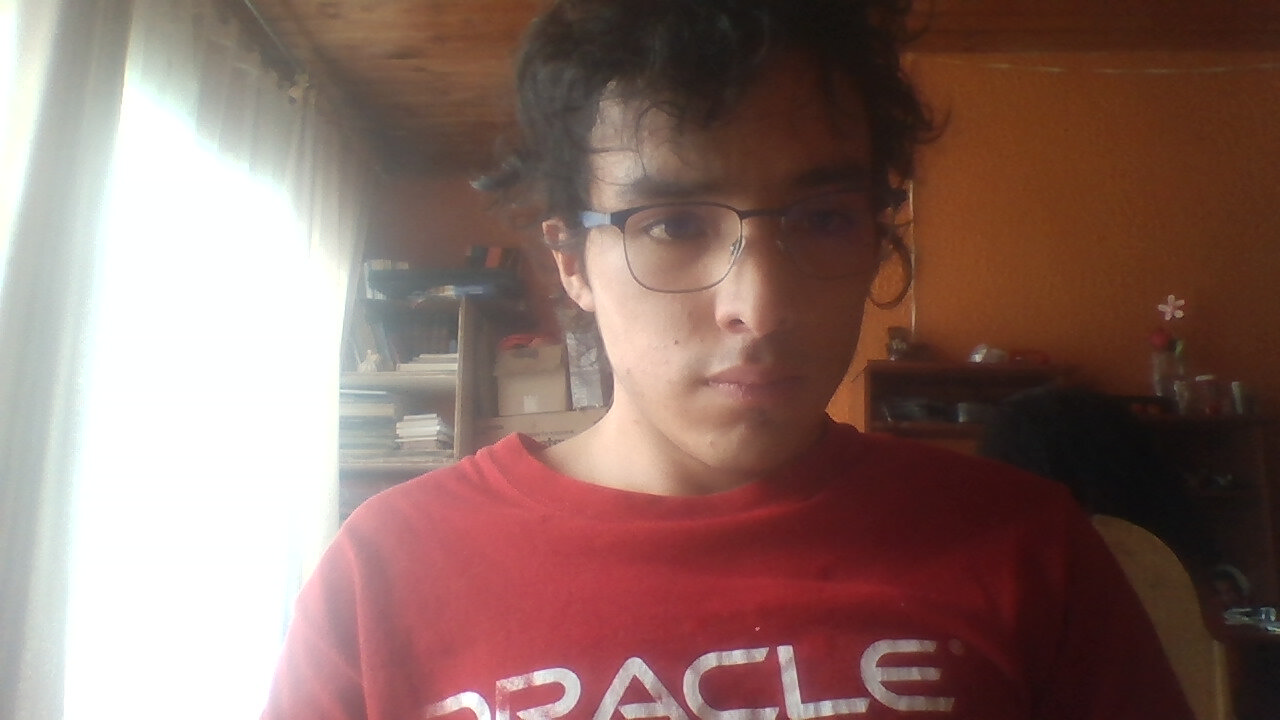
//> input picture cpp-process/assets/person.jpg, 1280 x 720 px
$ ./canny   (built with g++ and OpenCV 4)
//> lines starting //> are read from the running program, lines starting //| are printed output that depends on the picture
#include "opencv2/imgproc/imgproc.hpp"
#include "opencv2/highgui/highgui.hpp"
#include <bits/stdc++.h>
#include <string>

using namespace cv;

Mat src, src_gray;
Mat dst, detected_edges;

int edgeThresh = 1;
int lowThreshold;
int const max_lowThreshold = 100;
int ratio = 3;
int kernel_size = 3;
char* window_name = "Edge Map";

void CannyThreshold(int, void*){
  // Reduce noise with a kernel 3x3
  blur( src_gray, detected_edges, Size(3,3) );
  /// Canny detector
  Canny( detected_edges, detected_edges, lowThreshold, lowThreshold*ratio, kernel_size );
  /// Using Canny's output as a mask, we display our result
  dst = Scalar::all(0);
  src.copyTo( dst, detected_edges);
  imshow( window_name, dst );
}

int main( int argc, char** argv ){
  src = imread("../assets/person.jpg");
//> src is the input picture: 720 rows x 1280 cols, CV_8UC3; mean B, G, R 102.4, 109.1, 138.5
  if( !src.data )return -1;
  dst.create( src.size(), src.type() );
  cvtColor( src, src_gray, CV_BGR2GRAY );
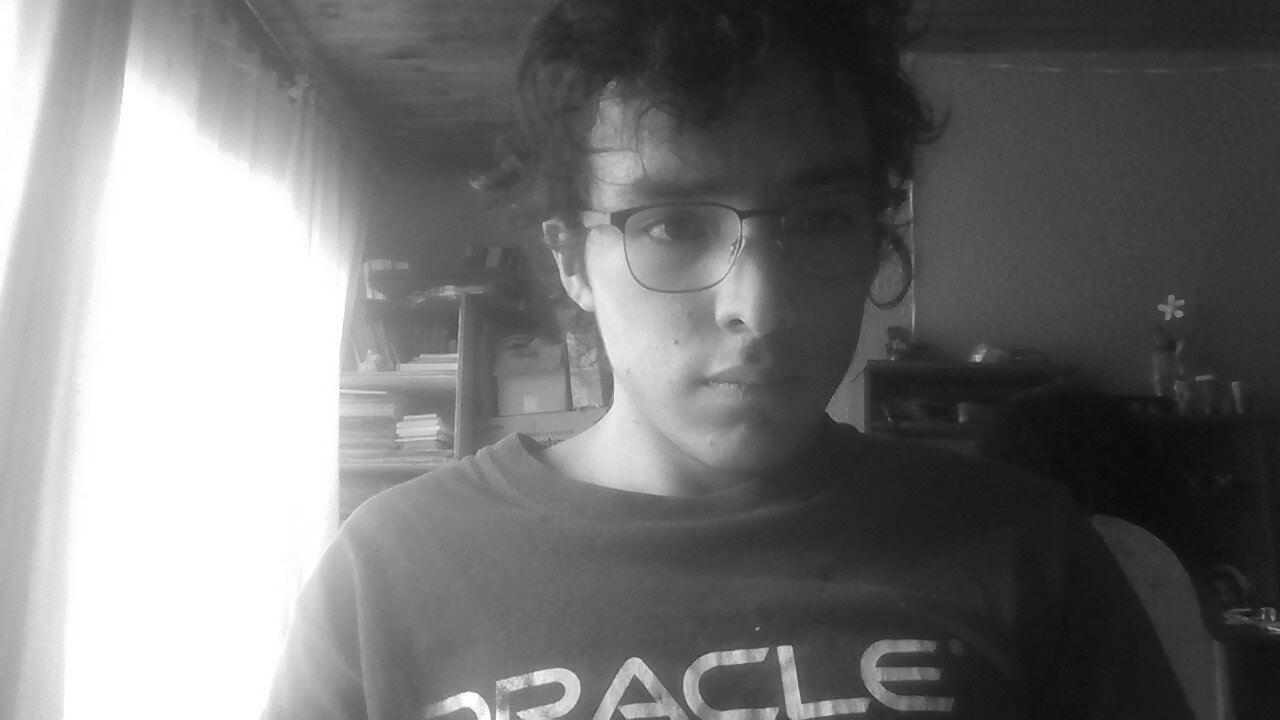
//> src_gray: 720 rows x 1280 cols, CV_8UC1; min 6, max 255, mean 117.1
  namedWindow( window_name, WINDOW_KEEPRATIO );
  createTrackbar( "Min Threshold:", window_name, &lowThreshold, max_lowThreshold, CannyThreshold );
  CannyThreshold(0, 0);
//> in CannyThreshold, `Canny( detected_edges, detected_edges, lowThreshold, lowThreshold*rati..`:
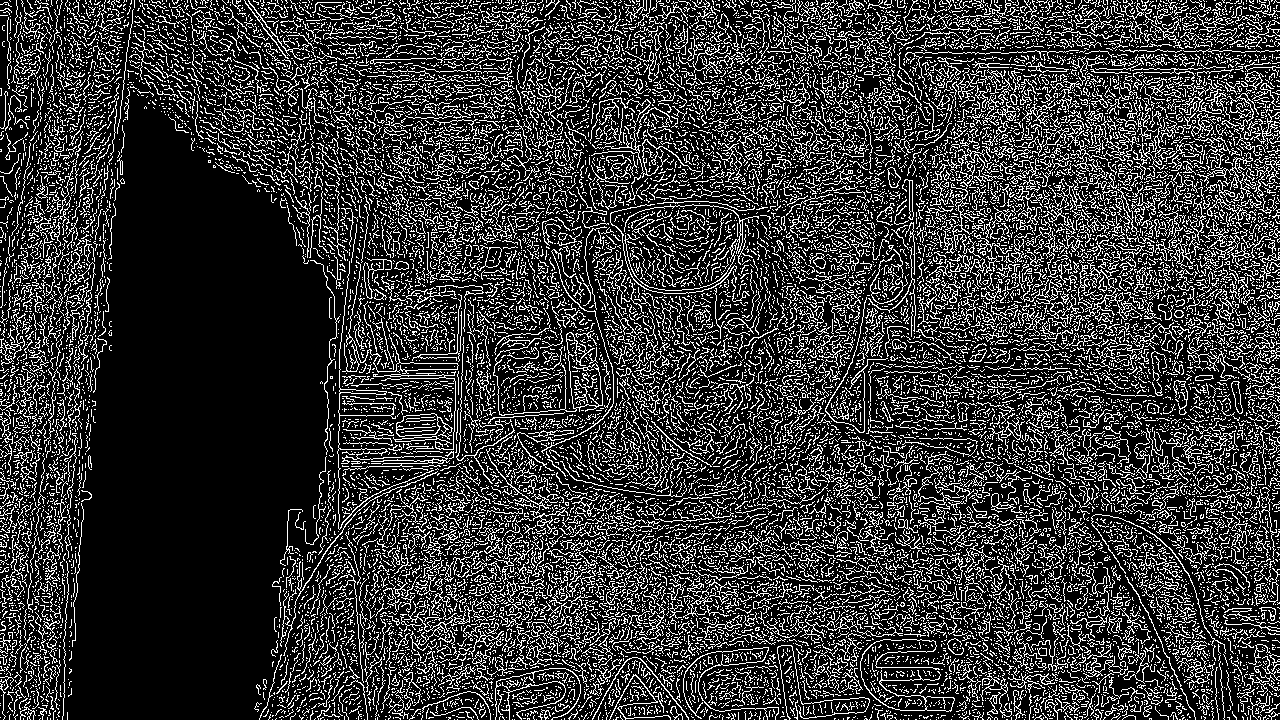
//> detected_edges: 720 rows x 1280 cols, CV_8UC1; 21.4% white in thin lines or dots
//> in CannyThreshold, `src.copyTo( dst, detected_edges);`:
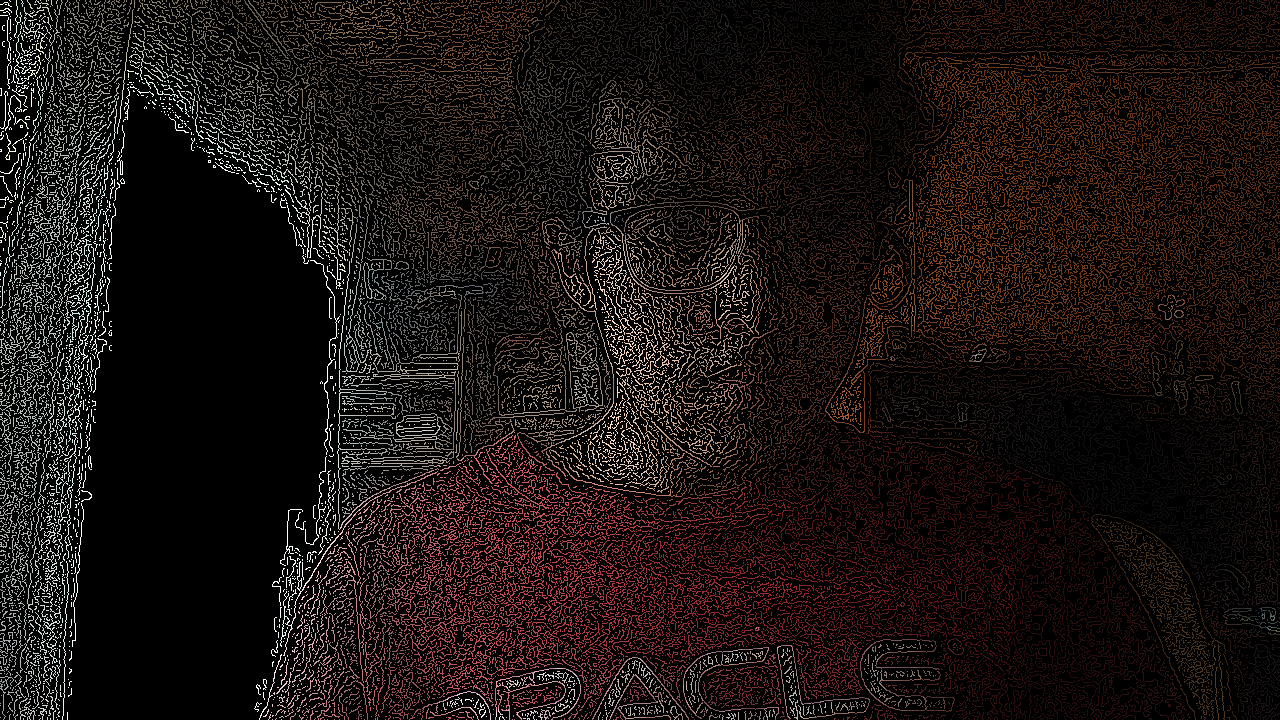
//> dst: 720 rows x 1280 cols, CV_8UC3; mean B, G, R 16.6, 18.3, 25.9
  waitKey(0);
  return 0;
}
